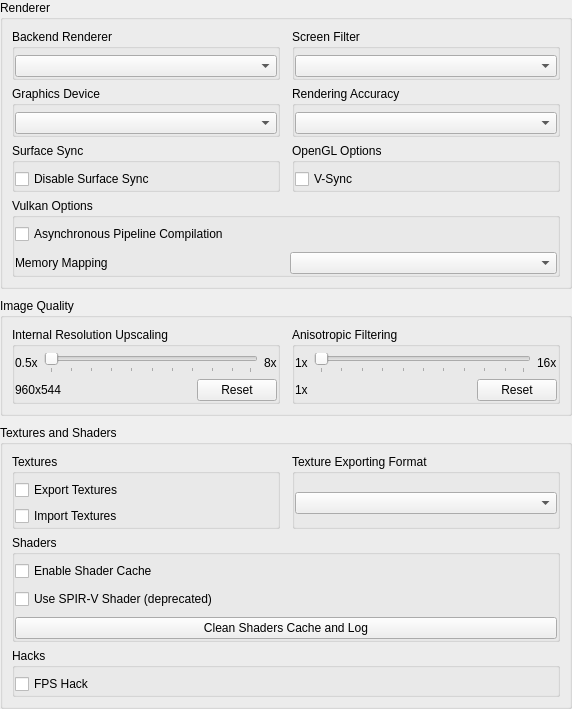
           <widget class="QWidget" name="gpu_scroll_contents">
            <property name="geometry">
             <rect>
              <x>0</x>
              <y>0</y>
              <width>572</width>
              <height>698</height>
             </rect>
            </property>
            <layout class="QVBoxLayout" name="gpu_tab_content_layout">
             <property name="spacing">
              <number>9</number>
             </property>
             <property name="leftMargin">
              <number>0</number>
             </property>
             <property name="topMargin">
              <number>0</number>
             </property>
             <property name="rightMargin">
              <number>0</number>
             </property>
             <property name="bottomMargin">
              <number>0</number>
             </property>
             <item>
              <widget class="QGroupBox" name="gb_gpu_renderer_section">
               <property name="title">
                <string>Renderer</string>
               </property>
               <layout class="QGridLayout" name="gb_gpu_renderer_section_layout">
                <property name="horizontalSpacing">
                 <number>12</number>
                </property>
                <property name="verticalSpacing">
                 <number>6</number>
                </property>
                <item row="0" column="0">
                 <widget class="QGroupBox" name="gb_backend_renderer">
                  <property name="title">
                   <string>Backend Renderer</string>
                  </property>
                  <property name="flat">
                   <bool>true</bool>
                  </property>
                  <layout class="QVBoxLayout" name="gb_backend_renderer_layout">
                   <property name="leftMargin">
                    <number>0</number>
                   </property>
                   <property name="topMargin">
                    <number>6</number>
                   </property>
                   <property name="rightMargin">
                    <number>0</number>
                   </property>
                   <property name="bottomMargin">
                    <number>0</number>
                   </property>
                   <item>
                    <widget class="QComboBox" name="backend_renderer_box"/>
                   </item>
                  </layout>
                 </widget>
                </item>
                <item row="0" column="1">
                 <widget class="QGroupBox" name="gb_screen_filter">
                  <property name="title">
                   <string>Screen Filter</string>
                  </property>
                  <property name="flat">
                   <bool>true</bool>
                  </property>
                  <layout class="QVBoxLayout" name="gb_screen_filter_layout">
                   <property name="leftMargin">
                    <number>0</number>
                   </property>
                   <property name="topMargin">
                    <number>6</number>
                   </property>
                   <property name="rightMargin">
                    <number>0</number>
                   </property>
                   <property name="bottomMargin">
                    <number>0</number>
                   </property>
                   <item>
                    <widget class="QComboBox" name="screen_filter_box"/>
                   </item>
                  </layout>
                 </widget>
                </item>
                <item row="1" column="0">
                 <widget class="QGroupBox" name="gb_gpu_device">
                  <property name="title">
                   <string>Graphics Device</string>
                  </property>
                  <property name="flat">
                   <bool>true</bool>
                  </property>
                  <layout class="QVBoxLayout" name="gb_gpu_device_layout">
                   <property name="leftMargin">
                    <number>0</number>
                   </property>
                   <property name="topMargin">
                    <number>6</number>
                   </property>
                   <property name="rightMargin">
                    <number>0</number>
                   </property>
                   <property name="bottomMargin">
                    <number>0</number>
                   </property>
                   <item>
                    <widget class="QComboBox" name="gpu_device_box"/>
                   </item>
                  </layout>
                 </widget>
                </item>
                <item row="1" column="1">
                 <widget class="QGroupBox" name="gb_renderer_accuracy">
                  <property name="title">
                   <string>Rendering Accuracy</string>
                  </property>
                  <property name="flat">
                   <bool>true</bool>
                  </property>
                  <layout class="QVBoxLayout" name="gb_renderer_accuracy_layout">
                   <property name="leftMargin">
                    <number>0</number>
                   </property>
                   <property name="topMargin">
                    <number>6</number>
                   </property>
                   <property name="rightMargin">
                    <number>0</number>
                   </property>
                   <property name="bottomMargin">
                    <number>0</number>
                   </property>
                   <item>
                    <widget class="QComboBox" name="renderer_accuracy_box"/>
                   </item>
                  </layout>
                 </widget>
                </item>
                <item row="2" column="0">
                 <widget class="QGroupBox" name="gb_surface_sync">
                  <property name="title">
                   <string>Surface Sync</string>
                  </property>
                  <property name="flat">
                   <bool>true</bool>
                  </property>
                  <layout class="QVBoxLayout" name="gb_surface_sync_layout">
                   <property name="leftMargin">
                    <number>0</number>
                   </property>
                   <property name="topMargin">
                    <number>6</number>
                   </property>
                   <property name="rightMargin">
                    <number>0</number>
                   </property>
                   <property name="bottomMargin">
                    <number>0</number>
                   </property>
                   <item>
                    <widget class="QCheckBox" name="disable_surface_sync">
                     <property name="text">
                      <string>Disable Surface Sync</string>
                     </property>
                    </widget>
                   </item>
                  </layout>
                 </widget>
                </item>
                <item row="2" column="1">
                 <widget class="QGroupBox" name="gb_opengl_options">
                  <property name="title">
                   <string>OpenGL Options</string>
                  </property>
                  <property name="flat">
                   <bool>true</bool>
                  </property>
                  <layout class="QVBoxLayout" name="gb_opengl_options_layout">
                   <property name="leftMargin">
                    <number>0</number>
                   </property>
                   <property name="topMargin">
                    <number>6</number>
                   </property>
                   <property name="rightMargin">
                    <number>0</number>
                   </property>
                   <property name="bottomMargin">
                    <number>0</number>
                   </property>
                   <item>
                    <widget class="QCheckBox" name="vsync">
                     <property name="text">
                      <string>V-Sync</string>
                     </property>
                    </widget>
                   </item>
                  </layout>
                 </widget>
                </item>
                <item row="3" column="0" colspan="2">
                 <widget class="QGroupBox" name="gb_vulkan_options">
                  <property name="title">
                   <string>Vulkan Options</string>
                  </property>
                  <property name="flat">
                   <bool>true</bool>
                  </property>
                  <layout class="QVBoxLayout" name="gb_vulkan_options_layout">
                   <property name="spacing">
                    <number>8</number>
                   </property>
                   <property name="leftMargin">
                    <number>0</number>
                   </property>
                   <property name="topMargin">
                    <number>6</number>
                   </property>
                   <property name="rightMargin">
                    <number>0</number>
                   </property>
                   <property name="bottomMargin">
                    <number>0</number>
                   </property>
                   <item>
                    <widget class="QCheckBox" name="async_pipeline_compilation">
                     <property name="text">
                      <string>Asynchronous Pipeline Compilation</string>
                     </property>
                    </widget>
                   </item>
                   <item>
                    <layout class="QHBoxLayout" name="memory_mapping_layout">
                     <property name="spacing">
                      <number>8</number>
                     </property>
                     <item>
                      <widget class="QLabel" name="label_memory_mapping">
                       <property name="text">
                        <string>Memory Mapping</string>
                       </property>
                      </widget>
                     </item>
                     <item>
                      <widget class="QComboBox" name="memory_mapping_box"/>
                     </item>
                    </layout>
                   </item>
                  </layout>
                 </widget>
                </item>
               </layout>
              </widget>
             </item>
             <item>
              <widget class="QGroupBox" name="gb_gpu_quality_section">
               <property name="title">
                <string>Image Quality</string>
               </property>
               <layout class="QHBoxLayout" name="gb_gpu_quality_section_layout">
                <property name="spacing">
                 <number>12</number>
                </property>
                <item alignment="Qt::AlignmentFlag::AlignTop">
                 <widget class="QGroupBox" name="gb_resolution_upscaling">
                  <property name="title">
                   <string>Internal Resolution Upscaling</string>
                  </property>
                  <property name="flat">
                   <bool>true</bool>
                  </property>
                  <layout class="QVBoxLayout" name="gb_resolution_upscaling_layout">
                   <property name="leftMargin">
                    <number>0</number>
                   </property>
                   <property name="topMargin">
                    <number>6</number>
                   </property>
                   <property name="rightMargin">
                    <number>0</number>
                   </property>
                   <property name="bottomMargin">
                    <number>0</number>
                   </property>
                   <item>
                    <layout class="QHBoxLayout" name="res_upscale_layout_top">
                     <item>
                      <widget class="QLabel" name="res_upscale_min">
                       <property name="text">
                        <string>0.5x</string>
                       </property>
                      </widget>
                     </item>
                     <item>
                      <widget class="QSlider" name="resolution_upscale">
                       <property name="orientation">
                        <enum>Qt::Orientation::Horizontal</enum>
                       </property>
                       <property name="tickPosition">
                        <enum>QSlider::TickPosition::TicksBelow</enum>
                       </property>
                      </widget>
                     </item>
                     <item>
                      <widget class="QLabel" name="res_upscale_max">
                       <property name="text">
                        <string>8x</string>
                       </property>
                      </widget>
                     </item>
                    </layout>
                   </item>
                   <item>
                    <layout class="QHBoxLayout" name="res_upscale_layout_bottom">
                     <item>
                      <widget class="QLabel" name="resolution_upscale_val">
                       <property name="text">
                        <string>960x544</string>
                       </property>
                      </widget>
                     </item>
                     <item>
                      <spacer name="resolution_upscale_spacer">
                       <property name="orientation">
                        <enum>Qt::Orientation::Horizontal</enum>
                       </property>
                       <property name="sizeHint" stdset="0">
                        <size>
                         <width>40</width>
                         <height>20</height>
                        </size>
                       </property>
                      </spacer>
                     </item>
                     <item>
                      <widget class="QPushButton" name="resolution_upscale_reset">
                       <property name="text">
                        <string>Reset</string>
                       </property>
                      </widget>
                     </item>
                    </layout>
                   </item>
                  </layout>
                 </widget>
                </item>
                <item alignment="Qt::AlignmentFlag::AlignTop">
                 <widget class="QGroupBox" name="gb_anisotropic_filtering">
                  <property name="title">
                   <string>Anisotropic Filtering</string>
                  </property>
                  <property name="flat">
                   <bool>true</bool>
                  </property>
                  <layout class="QVBoxLayout" name="gb_anisotropic_filtering_layout">
                   <property name="leftMargin">
                    <number>0</number>
                   </property>
                   <property name="topMargin">
                    <number>6</number>
                   </property>
                   <property name="rightMargin">
                    <number>0</number>
                   </property>
                   <property name="bottomMargin">
                    <number>0</number>
                   </property>
                   <item>
                    <layout class="QHBoxLayout" name="aniso_layout_top">
                     <item>
                      <widget class="QLabel" name="aniso_min">
                       <property name="text">
                        <string>1x</string>
                       </property>
                      </widget>
                     </item>
                     <item>
                      <widget class="QSlider" name="anisotropic_filter">
                       <property name="orientation">
                        <enum>Qt::Orientation::Horizontal</enum>
                       </property>
                       <property name="tickPosition">
                        <enum>QSlider::TickPosition::TicksBelow</enum>
                       </property>
                      </widget>
                     </item>
                     <item>
                      <widget class="QLabel" name="aniso_max">
                       <property name="text">
                        <string>16x</string>
                       </property>
                      </widget>
                     </item>
                    </layout>
                   </item>
                   <item>
                    <layout class="QHBoxLayout" name="aniso_layout_bottom">
                     <item>
                      <widget class="QLabel" name="anisotropic_filter_val">
                       <property name="text">
                        <string>1x</string>
                       </property>
                      </widget>
                     </item>
                     <item>
                      <spacer name="anisotropic_filter_spacer">
                       <property name="orientation">
                        <enum>Qt::Orientation::Horizontal</enum>
                       </property>
                       <property name="sizeHint" stdset="0">
                        <size>
                         <width>40</width>
                         <height>20</height>
                        </size>
                       </property>
                      </spacer>
                     </item>
                     <item>
                      <widget class="QPushButton" name="anisotropic_filter_reset">
                       <property name="text">
                        <string>Reset</string>
                       </property>
                      </widget>
                     </item>
                    </layout>
                   </item>
                  </layout>
                 </widget>
                </item>
               </layout>
              </widget>
             </item>
             <item>
              <widget class="QGroupBox" name="gb_gpu_texture_section">
               <property name="title">
                <string>Textures and Shaders</string>
               </property>
               <layout class="QGridLayout" name="gb_gpu_texture_section_layout">
                <property name="horizontalSpacing">
                 <number>12</number>
                </property>
                <property name="verticalSpacing">
                 <number>6</number>
                </property>
                <item row="0" column="0">
                 <widget class="QGroupBox" name="gb_texture_replacement">
                  <property name="title">
                   <string>Textures</string>
                  </property>
                  <property name="flat">
                   <bool>true</bool>
                  </property>
                  <layout class="QVBoxLayout" name="gb_texture_replacement_layout">
                   <property name="leftMargin">
                    <number>0</number>
                   </property>
                   <property name="topMargin">
                    <number>6</number>
                   </property>
                   <property name="rightMargin">
                    <number>0</number>
                   </property>
                   <property name="bottomMargin">
                    <number>0</number>
                   </property>
                   <item>
                    <widget class="QCheckBox" name="export_textures">
                     <property name="text">
                      <string>Export Textures</string>
                     </property>
                    </widget>
                   </item>
                   <item>
                    <widget class="QCheckBox" name="import_textures">
                     <property name="text">
                      <string>Import Textures</string>
                     </property>
                    </widget>
                   </item>
                  </layout>
                 </widget>
                </item>
                <item row="0" column="1">
                 <widget class="QGroupBox" name="gb_export_format">
                  <property name="title">
                   <string>Texture Exporting Format</string>
                  </property>
                  <property name="flat">
                   <bool>true</bool>
                  </property>
                  <layout class="QVBoxLayout" name="gb_export_format_layout">
                   <property name="leftMargin">
                    <number>0</number>
                   </property>
                   <property name="topMargin">
                    <number>6</number>
                   </property>
                   <property name="rightMargin">
                    <number>0</number>
                   </property>
                   <property name="bottomMargin">
                    <number>0</number>
                   </property>
                   <item>
                    <widget class="QComboBox" name="texture_export_format"/>
                   </item>
                  </layout>
                 </widget>
                </item>
                <item row="1" column="0" colspan="2">
                 <widget class="QGroupBox" name="gb_shaders">
                  <property name="title">
                   <string>Shaders</string>
                  </property>
                  <property name="flat">
                   <bool>true</bool>
                  </property>
                  <layout class="QVBoxLayout" name="gb_shaders_layout">
                   <property name="spacing">
                    <number>8</number>
                   </property>
                   <property name="leftMargin">
                    <number>0</number>
                   </property>
                   <property name="topMargin">
                    <number>6</number>
                   </property>
                   <property name="rightMargin">
                    <number>0</number>
                   </property>
                   <property name="bottomMargin">
                    <number>0</number>
                   </property>
                   <item>
                    <widget class="QCheckBox" name="shader_cache">
                     <property name="text">
                      <string>Enable Shader Cache</string>
                     </property>
                    </widget>
                   </item>
                   <item>
                    <widget class="QCheckBox" name="spirv_shader">
                     <property name="text">
                      <string>Use SPIR-V Shader (deprecated)</string>
                     </property>
                    </widget>
                   </item>
                   <item>
                    <widget class="QPushButton" name="clean_shaders_cache">
                     <property name="text">
                      <string>Clean Shaders Cache and Log</string>
                     </property>
                    </widget>
                   </item>
                  </layout>
                 </widget>
                </item>
                <item row="2" column="0" colspan="2">
                 <widget class="QGroupBox" name="gb_fps_hack">
                  <property name="title">
                   <string>Hacks</string>
                  </property>
                  <property name="flat">
                   <bool>true</bool>
                  </property>
                  <layout class="QVBoxLayout" name="gb_fps_hack_layout">
                   <property name="leftMargin">
                    <number>0</number>
                   </property>
                   <property name="topMargin">
                    <number>6</number>
                   </property>
                   <property name="rightMargin">
                    <number>0</number>
                   </property>
                   <property name="bottomMargin">
                    <number>0</number>
                   </property>
                   <item>
                    <widget class="QCheckBox" name="fps_hack">
                     <property name="text">
                      <string>FPS Hack</string>
                     </property>
                    </widget>
                   </item>
                  </layout>
                 </widget>
                </item>
               </layout>
              </widget>
             </item>
             <item>
              <spacer name="gpu_tab_content_spacer">
               <property name="orientation">
                <enum>Qt::Orientation::Vertical</enum>
               </property>
               <property name="sizeHint" stdset="0">
                <size>
                 <width>20</width>
                 <height>40</height>
                </size>
               </property>
              </spacer>
             </item>
            </layout>
           </widget>
